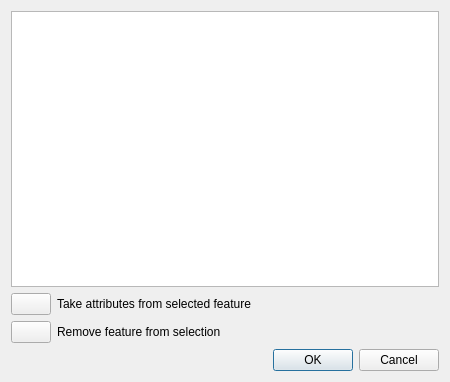
<?xml version="1.0" encoding="UTF-8"?>
<ui version="4.0">
 <class>QgsMergeAttributesDialogBase</class>
 <widget class="QDialog" name="QgsMergeAttributesDialogBase">
  <property name="geometry">
   <rect>
    <x>0</x>
    <y>0</y>
    <width>450</width>
    <height>382</height>
   </rect>
  </property>
  <property name="windowTitle">
   <string>Merge feature attributes</string>
  </property>
  <layout class="QGridLayout" name="gridLayout">
   <item row="0" column="0">
    <widget class="QTableWidget" name="mTableWidget"/>
   </item>
   <item row="1" column="0">
    <layout class="QHBoxLayout" name="horizontalLayout">
     <item>
      <widget class="QPushButton" name="mFromSelectedPushButton">
       <property name="sizePolicy">
        <sizepolicy hsizetype="Preferred" vsizetype="Fixed">
         <horstretch>0</horstretch>
         <verstretch>0</verstretch>
        </sizepolicy>
       </property>
       <property name="text">
        <string/>
       </property>
      </widget>
     </item>
     <item>
      <widget class="QLabel" name="mTakeSelectedAttributesLabel">
       <property name="text">
        <string>Take attributes from selected feature</string>
       </property>
       <property name="buddy">
        <cstring>mFromSelectedPushButton</cstring>
       </property>
      </widget>
     </item>
     <item>
      <spacer name="horizontalSpacer">
       <property name="orientation">
        <enum>Qt::Horizontal</enum>
       </property>
       <property name="sizeHint" stdset="0">
        <size>
         <width>40</width>
         <height>20</height>
        </size>
       </property>
      </spacer>
     </item>
    </layout>
   </item>
   <item row="2" column="0">
    <layout class="QHBoxLayout" name="horizontalLayout_2">
     <item>
      <widget class="QPushButton" name="mRemoveFeatureFromSelectionButton">
       <property name="text">
        <string/>
       </property>
      </widget>
     </item>
     <item>
      <widget class="QLabel" name="mRemoveFeatureFromSelectionLabel">
       <property name="text">
        <string>Remove feature from selection</string>
       </property>
       <property name="buddy">
        <cstring>mRemoveFeatureFromSelectionButton</cstring>
       </property>
      </widget>
     </item>
     <item>
      <spacer name="horizontalSpacer_2">
       <property name="orientation">
        <enum>Qt::Horizontal</enum>
       </property>
       <property name="sizeHint" stdset="0">
        <size>
         <width>98</width>
         <height>20</height>
        </size>
       </property>
      </spacer>
     </item>
    </layout>
   </item>
   <item row="3" column="0">
    <widget class="QDialogButtonBox" name="buttonBox">
     <property name="orientation">
      <enum>Qt::Horizontal</enum>
     </property>
     <property name="standardButtons">
      <set>QDialogButtonBox::Cancel|QDialogButtonBox::Ok</set>
     </property>
    </widget>
   </item>
  </layout>
 </widget>
 <tabstops>
  <tabstop>mTableWidget</tabstop>
  <tabstop>mFromSelectedPushButton</tabstop>
  <tabstop>mRemoveFeatureFromSelectionButton</tabstop>
  <tabstop>buttonBox</tabstop>
 </tabstops>
 <resources/>
 <connections>
  <connection>
   <sender>buttonBox</sender>
   <signal>accepted()</signal>
   <receiver>QgsMergeAttributesDialogBase</receiver>
   <slot>accept()</slot>
   <hints>
    <hint type="sourcelabel">
     <x>257</x>
     <y>372</y>
    </hint>
    <hint type="destinationlabel">
     <x>157</x>
     <y>274</y>
    </hint>
   </hints>
  </connection>
  <connection>
   <sender>buttonBox</sender>
   <signal>rejected()</signal>
   <receiver>QgsMergeAttributesDialogBase</receiver>
   <slot>reject()</slot>
   <hints>
    <hint type="sourcelabel">
     <x>325</x>
     <y>372</y>
    </hint>
    <hint type="destinationlabel">
     <x>286</x>
     <y>274</y>
    </hint>
   </hints>
  </connection>
 </connections>
</ui>
